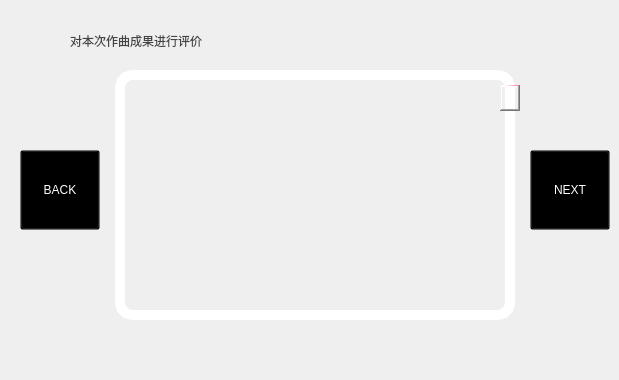
   <widget class="QWidget" name="page_4">
    <property name="styleSheet">
     <string notr="true">#page_4{
	background-color: qradialgradient(spread:pad, cx:0.5, cy:0.5, radius:0.537, fx:0.5, fy:0.494, stop:0.253731 rgba(255, 111, 157, 255), stop:1 rgba(255, 255, 255, 255));
border-left:1px solid lightgray;
border-right:1px solid lightgray;
border-bottom:1px solid lightgray;
border-bottom-left-radius: 20px;
border-bottom-right-radius: 20px;}</string>
    </property>
    <widget class="QLabel" name="lable_4">
     <property name="geometry">
      <rect>
       <x>70</x>
       <y>30</y>
       <width>201</width>
       <height>21</height>
      </rect>
     </property>
     <property name="styleSheet">
      <string notr="true">color: rgb(67, 67, 67);
font: 11pt &quot;华光淡古印_CNKI&quot;;</string>
     </property>
     <property name="text">
      <string>对本次作曲成果进行评价</string>
     </property>
    </widget>
    <widget class="QTextBrowser" name="ShowEva">
     <property name="geometry">
      <rect>
       <x>115</x>
       <y>70</y>
       <width>400</width>
       <height>250</height>
      </rect>
     </property>
     <property name="cursor" stdset="0">
      <cursorShape>IBeamCursor</cursorShape>
     </property>
     <property name="styleSheet">
      <string notr="true">background-color:transparent;
border: 10px solid  rgb(255, 255, 255);
border-radius:18px;</string>
     </property>
    </widget>
    <widget class="QScrollBar" name="ScrollBar_4">
     <property name="geometry">
      <rect>
       <x>500</x>
       <y>70</y>
       <width>20</width>
       <height>250</height>
      </rect>
     </property>
     <property name="styleSheet">
      <string notr="true">
#ScrollBar_4:vertical{background-color:transparent;width:30px;height:255px;padding-top:15px;padding-bottom:15px;}   

#ScrollBar_4::add-page:vertical{background-color:transparent;}       
#ScrollBar_4::sub-page:vertical{
	
	background-color: qlineargradient(spread:reflect, x1:0.0198706, y1:0, x2:0.955, y2:0.523, stop:0.402985 rgba(255, 255, 255, 195), stop:1 rgba(255, 85, 127, 195));
border-radius:10px;
}



#ScrollBar_4::handle:vertical{
image: url(:/pic/resource/pixel-heart.png);
}


#ScrollBar_4::sub-line:vertical{background:none;}

#ScrollBar_4::add-line:vertical{background:none;}

</string>
     </property>
     <property name="orientation">
      <enum>Qt::Vertical</enum>
     </property>
    </widget>
    <widget class="QPushButton" name="back_4">
     <property name="geometry">
      <rect>
       <x>20</x>
       <y>150</y>
       <width>80</width>
       <height>80</height>
      </rect>
     </property>
     <property name="cursor">
      <cursorShape>PointingHandCursor</cursorShape>
     </property>
     <property name="styleSheet">
      <string notr="true">image: url(:/pic/resource/dog-bone.png);
background-color: transparent;
font: 15pt &quot;HGDY_CNKI&quot;;
color: rgb(255, 255, 255);</string>
     </property>
     <property name="text">
      <string>BACK</string>
     </property>
     <property name="checkable">
      <bool>true</bool>
     </property>
     <property name="autoExclusive">
      <bool>true</bool>
     </property>
    </widget>
    <widget class="QPushButton" name="next_4">
     <property name="geometry">
      <rect>
       <x>530</x>
       <y>150</y>
       <width>80</width>
       <height>80</height>
      </rect>
     </property>
     <property name="cursor">
      <cursorShape>PointingHandCursor</cursorShape>
     </property>
     <property name="styleSheet">
      <string notr="true">image: url(:/pic/resource/dog-bone.png);
background-color: transparent;
font: 15pt &quot;HGDY_CNKI&quot;;
color: rgb(255, 255, 255);</string>
     </property>
     <property name="text">
      <string>NEXT</string>
     </property>
     <property name="checkable">
      <bool>true</bool>
     </property>
     <property name="autoExclusive">
      <bool>true</bool>
     </property>
    </widget>
    <widget class="QLabel" name="label_6">
     <property name="geometry">
      <rect>
       <x>530</x>
       <y>320</y>
       <width>71</width>
       <height>51</height>
      </rect>
     </property>
     <property name="styleSheet">
      <string notr="true">image: url(:/pic/resource/19440-200.png);</string>
     </property>
     <property name="text">
      <string/>
     </property>
    </widget>
   </widget>
